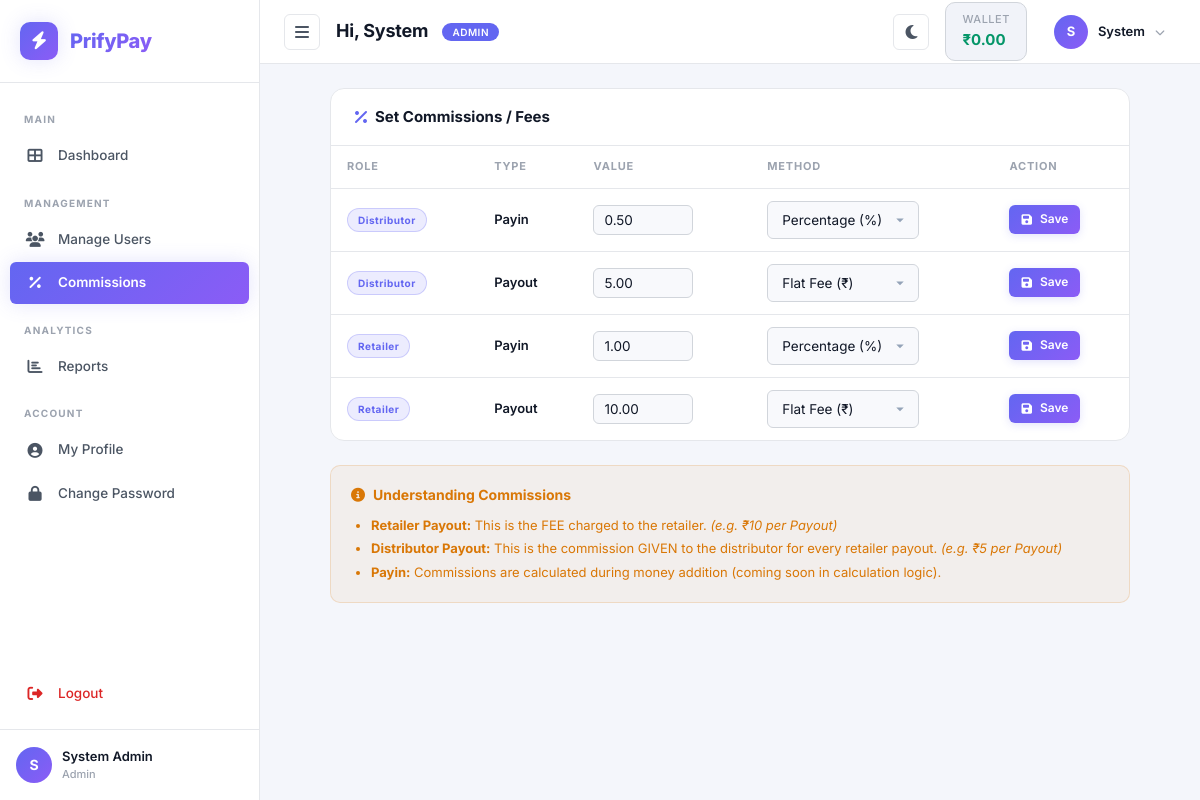
Page /admin/commissions.php (signed in) on the committed database.
### tables this page shows
CREATE TABLE IF NOT EXISTS users (
    id INT AUTO_INCREMENT PRIMARY KEY,
    name VARCHAR(100) NOT NULL,
    email VARCHAR(100) UNIQUE NOT NULL,
    phone VARCHAR(15) UNIQUE NOT NULL,
    password VARCHAR(255) NOT NULL,
    role ENUM('admin', 'distributor', 'retailer') NOT NULL,
    parent_id INT DEFAULT NULL,
    wallet_balance DECIMAL(15, 2) DEFAULT 0.00,
    status ENUM('active', 'inactive') DEFAULT 'active',
    created_at TIMESTAMP DEFAULT CURRENT_TIMESTAMP,
    FOREIGN KEY (parent_id) REFERENCES users(id) ON DELETE SET NULL
);

CREATE TABLE IF NOT EXISTS commissions (
    id INT AUTO_INCREMENT PRIMARY KEY,
    role ENUM('distributor', 'retailer') NOT NULL,
    transaction_type ENUM('payin', 'payout') NOT NULL,
    method ENUM('percentage', 'flat') NOT NULL,
    value DECIMAL(10, 2) NOT NULL,
    created_at TIMESTAMP DEFAULT CURRENT_TIMESTAMP
);

### includes/functions.php (called while the page is built, shortened)
<?php
function formatCurrency($amount) {
    return "₹" . number_format($amount, 2);
}
?>

### admin/commissions.php (the view, shortened to what this page needs)
<?php
require_once '../includes/header.php';
$commissions = mysqli_query($conn, "SELECT * FROM commissions ORDER BY role ASC, transaction_type ASC");
?>
<div class="max-w-800 mx-auto">
    <div class="card">
        <div class="card-header">
            <h2 class="card-title"><i class="fas fa-percentage"></i> Set Commissions / Fees</h2>
        </div>
        <div class="table-responsive">
            <table>
                <thead>
                    <tr>
                        <th>Role</th>
                        <th>Type</th>
                        <th>Value</th>
                        <th>Method</th>
                        <th>Action</th>
                    </tr>
                </thead>
                <tbody>
                    <?php while ($c = mysqli_fetch_assoc($commissions)): ?>
                    <tr>
                        <form method="POST">
                            <td><span class="badge badge-role capitalize"><?php echo $c['role']; ?></span></td>
                            <td><span class="capitalize fw-600" style="color: var(--text-primary);"><?php echo $c['transaction_type']; ?></span></td>
                            <td>
                                <input type="number" step="0.01" name="value" value="<?php echo $c['value']; ?>" class="form-control" style="width: 100px; padding: 6px 10px;">
                            </td>
                            <td>
                                <select name="method" class="form-control" style="width: auto;">
                                    <option value="percentage" <?php echo $c['method'] == 'percentage' ? 'selected' : ''; ?>>Percentage (%)</option>
                                    <option value="flat" <?php echo $c['method'] == 'flat' ? 'selected' : ''; ?>>Flat Fee (₹)</option>
                                </select>
                            </td>
                            <td>
                                <button type="submit" name="update_comm" class="btn btn-primary btn-sm">
                                    <i class="fas fa-save"></i> Save
                                </button>
                            </td>
                        </form>
                    </tr>
                    <?php endwhile; ?>
                </tbody>
            </table>
        </div>
    </div>
    <div class="info-box" style="margin-top: 24px;">
        <h4><i class="fas fa-info-circle"></i> Understanding Commissions</h4>
        <ul>
            <li><strong>Retailer Payout:</strong> This is the FEE charged to the retailer. <em>(e.g. ₹10 per Payout)</em></li>
            <li><strong>Distributor Payout:</strong> This is the commission GIVEN to the distributor for every retailer payout. <em>(e.g. ₹5 per Payout)</em></li>
            <li><strong>Payin:</strong> Commissions are calculated during money addition (coming soon in calculation logic).</li>
        </ul>
    </div>
</div>
<?php require_once '../includes/footer.php'; ?>

### includes/header.php (shortened to what this page needs)
<?php
require_once __DIR__ . '/db.php';
require_once __DIR__ . '/functions.php';
$uId = $_SESSION['user_id'];
$userRes = mysqli_query($conn, "SELECT * FROM users WHERE id = $uId");
$userData = mysqli_fetch_assoc($userRes);
$role = $_SESSION['role'];
$currentPage = basename($_SERVER['PHP_SELF']);
$userInitials = strtoupper(substr($userData['name'], 0, 1));
$firstName = explode(' ', $userData['name'])[0];
?>
<!DOCTYPE html>
<html lang="en">
<head>
    <link rel="stylesheet" href="../assets/css/style.css">
    <link rel="stylesheet" href="https://cdnjs.cloudflare.com/ajax/libs/font-awesome/6.5.0/css/all.min.css">
</head>
<body>
    <div class="dashboard-wrapper">
        <aside class="sidebar">
            <div class="sidebar-logo">
                <div class="logo-icon"><i class="fas fa-bolt"></i></div>
                <span class="logo-text">PrifyPay</span>
            </div>
            <nav>
                <div class="nav-section-title">Main</div>
                <a href="index.php" class="nav-link <?php echo $currentPage == 'index.php' ? 'active' : ''; ?>">
                    <i class="fas fa-th-large"></i>
                    <span>Dashboard</span>
                </a>
                <?php if ($role == 'admin'): ?>
                    <div class="nav-section-title">Management</div>
                    <a href="users.php" class="nav-link <?php echo $currentPage == 'users.php' ? 'active' : ''; ?>">
                        <i class="fas fa-users"></i>
                        <span>Manage Users</span>
                    </a>
                    <a href="commissions.php" class="nav-link <?php echo $currentPage == 'commissions.php' ? 'active' : ''; ?>">
                        <i class="fas fa-percentage"></i>
                        <span>Commissions</span>
                    </a>
                <?php endif; ?>
                <div class="nav-section-title">Analytics</div>
                <a href="reports.php" class="nav-link <?php echo $currentPage == 'reports.php' ? 'active' : ''; ?>">
                    <i class="fas fa-chart-bar"></i>
                    <span>Reports</span>
                </a>
                <div class="nav-section-title">Account</div>
                <a href="profile.php" class="nav-link <?php echo $currentPage == 'profile.php' ? 'active' : ''; ?>">
                    <i class="fas fa-user-circle"></i>
                    <span>My Profile</span>
                </a>
                <a href="change_password.php" class="nav-link <?php echo $currentPage == 'change_password.php' ? 'active' : ''; ?>">
                    <i class="fas fa-lock"></i>
                    <span>Change Password</span>
                </a>
                <a href="../logout.php" class="nav-link nav-danger">
                    <i class="fas fa-right-from-bracket"></i>
                    <span>Logout</span>
                </a>
            </nav>
            <div class="sidebar-user-card">
                <div class="user-info">
                    <div class="user-avatar"><?php echo $userInitials; ?></div>
                    <div class="user-details">
                        <div class="user-name"><?php echo $userData['name']; ?></div>
                        <div class="user-role"><?php echo $role; ?></div>
                    </div>
                </div>
            </div>
        </aside>
        <main class="main-content">
            <div class="top-bar">
                <div class="top-bar-left">
                    <button class="toggle-btn" id="sidebarToggle" aria-label="Toggle sidebar">
                        <i class="fas fa-bars"></i>
                    </button>
                    <div class="page-title">
                        Hi, <?php echo $firstName; ?>
                        <span class="role-tag"><?php echo strtoupper($role); ?></span>
                    </div>
                </div>
                <div class="top-bar-right">
                    <button class="theme-toggle" id="themeToggle" aria-label="Toggle theme" title="Switch Light/Dark">
                        <i class="fas fa-moon"></i>
                    </button>
                    <div class="wallet-badge">
                        <div>
                            <div class="wallet-label">Wallet</div>
                            <div class="wallet-amount"><?php echo formatCurrency($userData['wallet_balance']); ?></div>
                        </div>
                    </div>
                    <div class="profile-dropdown-wrapper" id="profileDropdown">
                        <div class="profile-trigger" onclick="document.getElementById('profileDropdown').classList.toggle('open')">
                            <div class="avatar"><?php echo $userInitials; ?></div>
                            <span class="user-name-topbar"><?php echo $firstName; ?></span>
                            <i class="fas fa-chevron-down chevron"></i>
                        </div>
                    </div>
                </div>
            </div>
            <div class="page-content">

### includes/footer.php (shortened to what this page needs)
            </div>
        </main>
    </div>
</body>
</html>

### rows in the picture
users: name "S", name "System Admin", name "System", wallet_balance "₹0.00"
commissions: role "Distributor", transaction_type "Payin", value "0.50", method "Percentage (%)"
commissions: role "Distributor", transaction_type "Payout", value "5.00", method "Flat Fee (₹)"
commissions: role "Retailer", transaction_type "Payin", value "1.00", method "Percentage (%)"
commissions: role "Retailer", transaction_type "Payout", value "10.00", method "Flat Fee (₹)"

### other values in the picture
$role "Admin"
$role "ADMIN"
